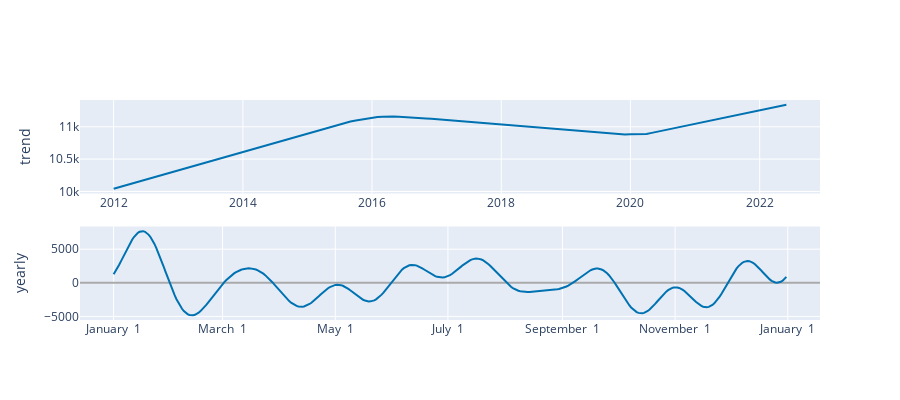

The code cell stored with this chart in its notebook:
### Code cell
plot_components_plotly(model, forecast)

### Figure 1 — Plotly figure (JSON) as saved in the notebook; plotly's stock layout.template omitted (floating-point values rounded to 4 significant figures; data arrays with more than 128 entries replaced by an {"elided": "..."} marker saying what was removed)
{"data": [{"line": {"color": "#0072B2", "width": 2}, "mode": "lines", "name": "trend", "type": "scatter", "x": {"elided": "156 str values"}, "xaxis": "x", "y": {"elided": "156 float values"}, "yaxis": "y"}, {"line": {"color": "#0072B2", "width": 2}, "mode": "lines", "name": "yearly", "type": "scatter", "x": {"elided": "365 str values"}, "xaxis": "x2", "y": {"elided": "365 float values"}, "yaxis": "y2"}], "layout": {"height": 400, "showlegend": false, "width": 900, "xaxis": {"anchor": "y", "domain": [0, 1], "range": ["2011-06-24T19:12:00", "2022-12-08T04:48:00"], "type": "date"}, "xaxis2": {"anchor": "y2", "domain": [0, 1], "range": ["2016-12-13T18:54:02.958904115", "2018-01-18T11:04:57.863013581"], "tickformat": "%B %e", "type": "date"}, "yaxis": {"anchor": "x", "domain": [0.575, 1], "rangemode": "normal", "title": {"text": "trend"}, "zerolinecolor": "#AAA"}, "yaxis2": {"anchor": "x2", "domain": [0, 0.425], "title": {"text": "yearly"}, "zerolinecolor": "#AAA"}}}
